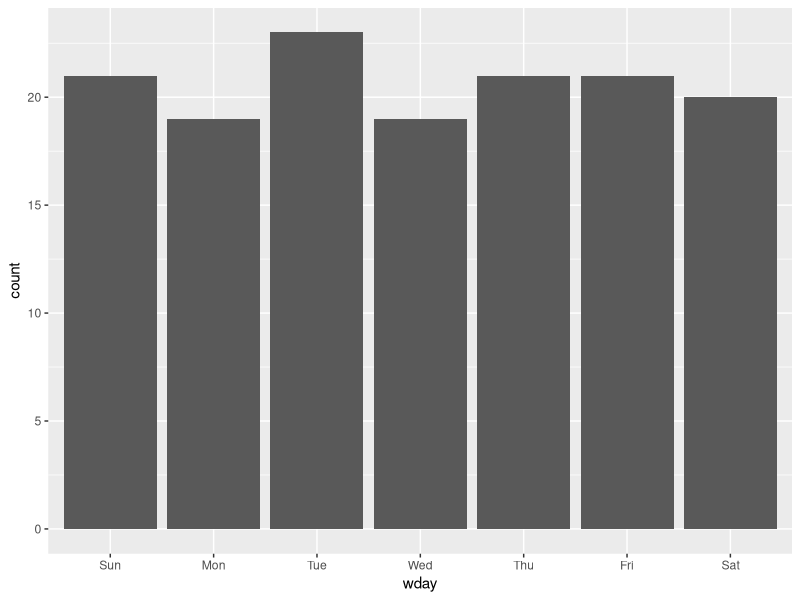
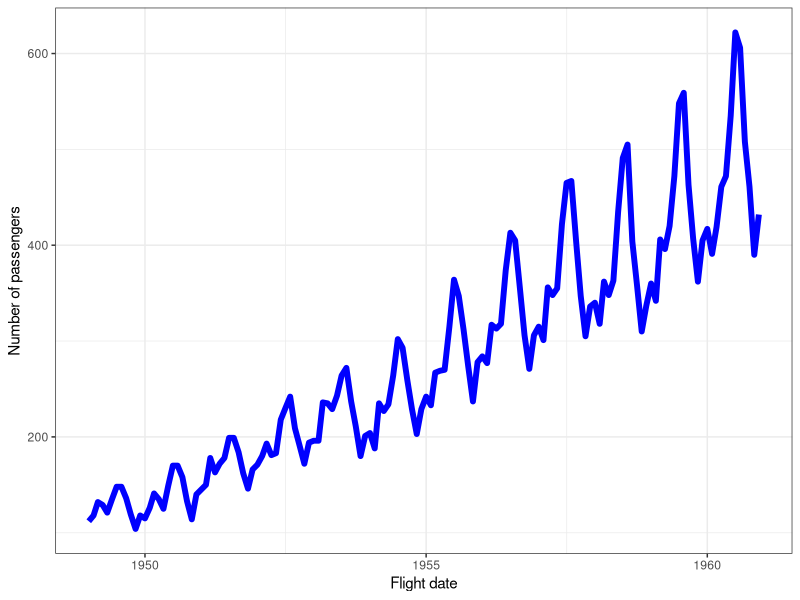

These figures' R source, in order:
## ---- chunk 1
require(lubridate)
today()
now()
date()
## ---- chunk 2
future1 <- today() + years(1)
(today() %--% future1) /weeks(1)
## ---- chunk 3
dminutes(10)
age <- today() - ymd(19880704)
age
as.duration(age)
## ---- chunk 4
weeks(5)
days(5) + hours(5) + minutes(5)
## ---- chunk 5
library(lubridate)
library(ggplot2)
library(tidyverse)
library(ggfortify)

data <- fortify(AirPassengers)
str(data)
data %>% 
  mutate(wday = wday(data$Index, label = TRUE)) %>% 
  ggplot(aes(x = wday)) +
    geom_bar()
 
data %>%
  ggplot(aes(x = data$Index)) +
  geom_line(aes(y = data$Data), colour = "blue", size = 2)+
  xlab("Flight date") +
  ylab("Number of passengers")+
  theme_bw()
